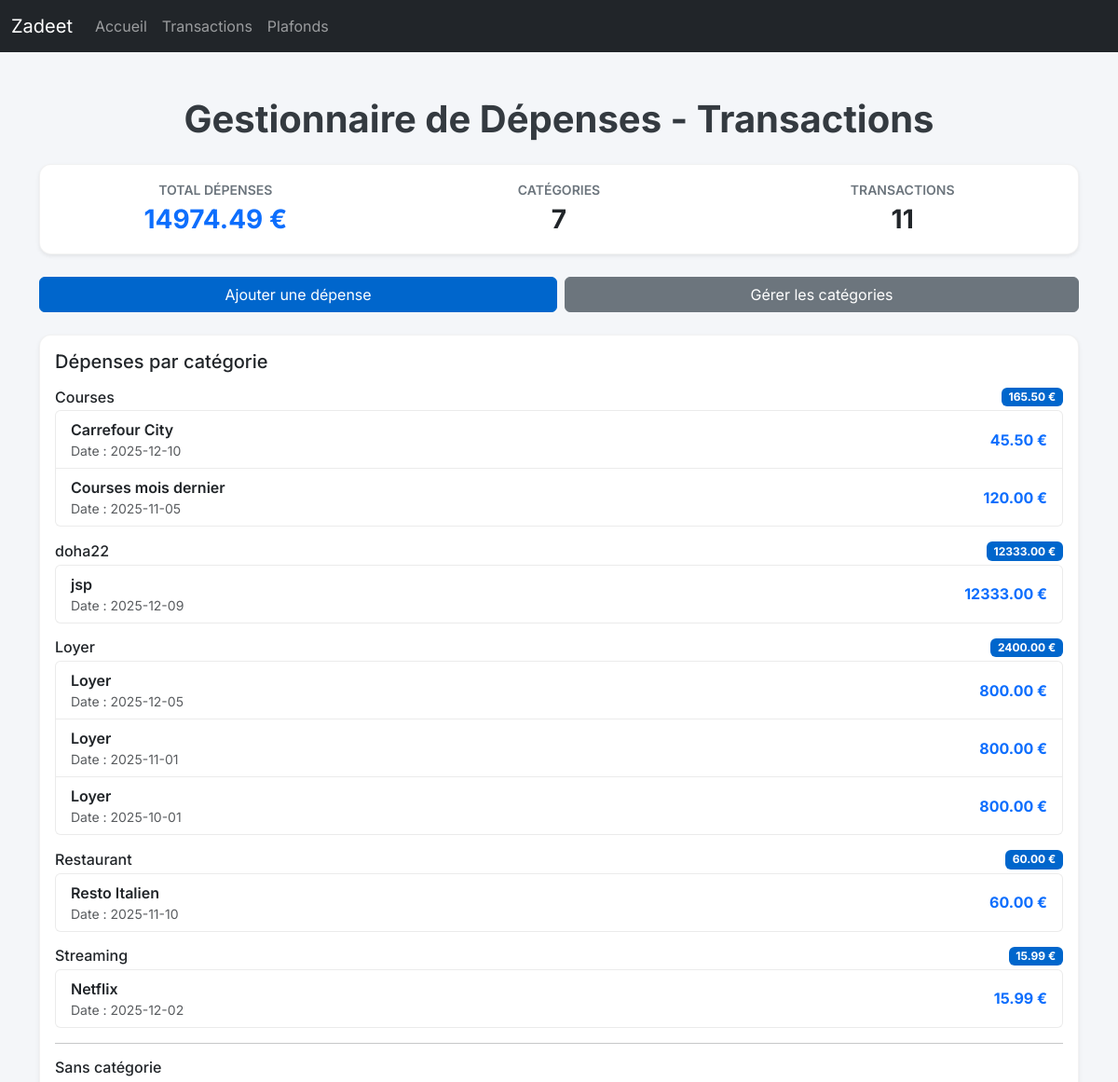
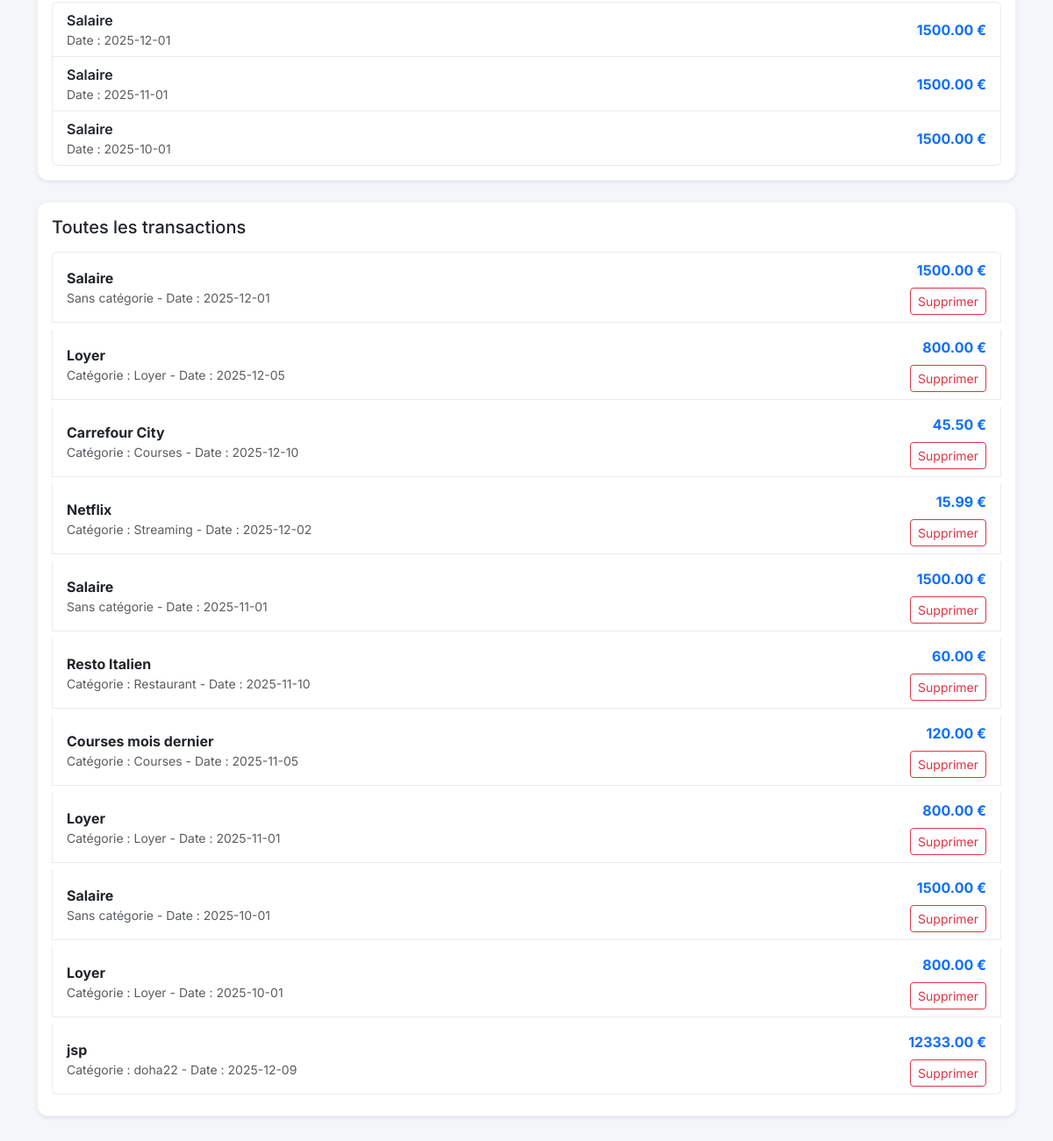
Page /transactions/page on the earlier database version (2 pictures, top to bottom).
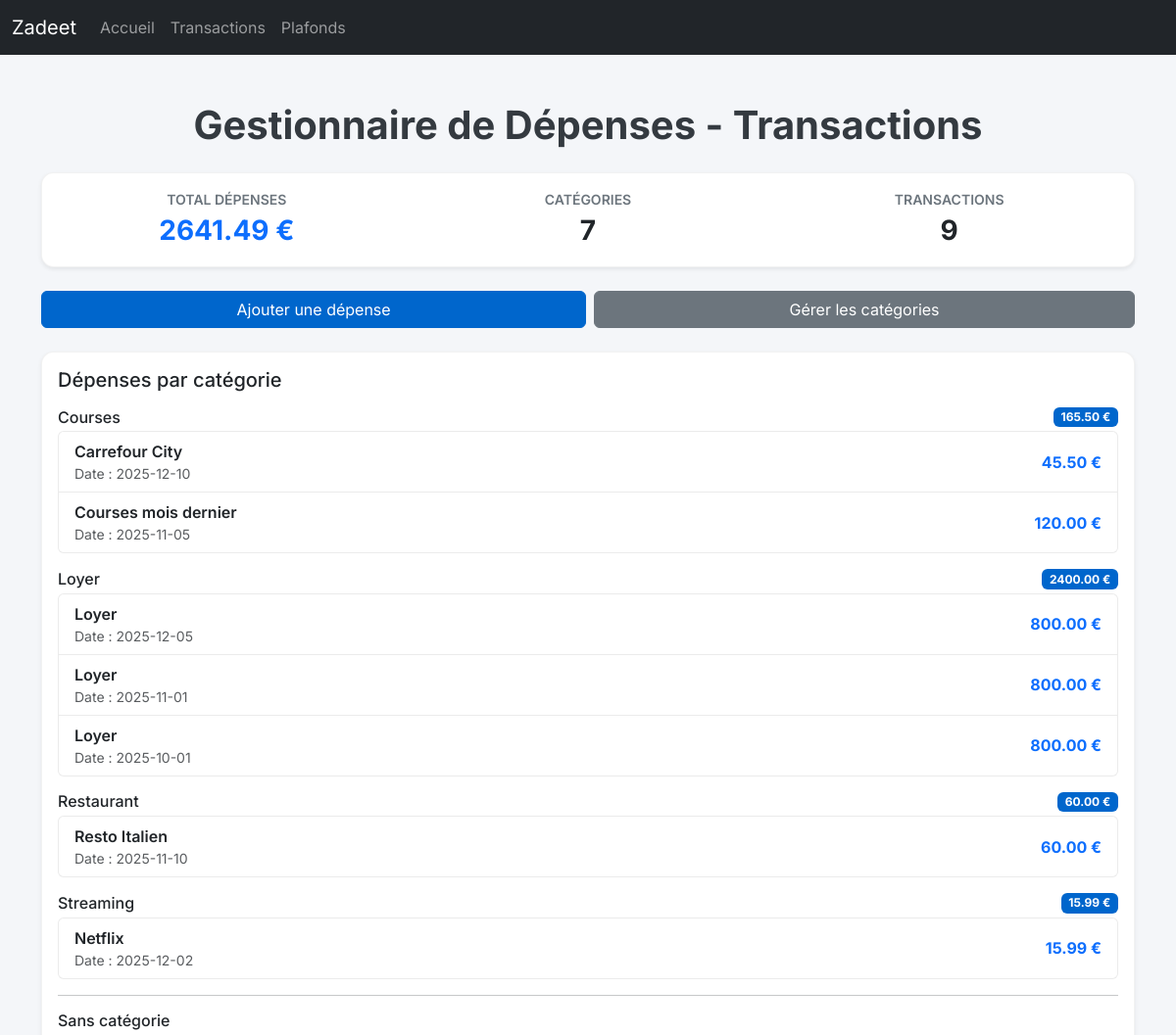
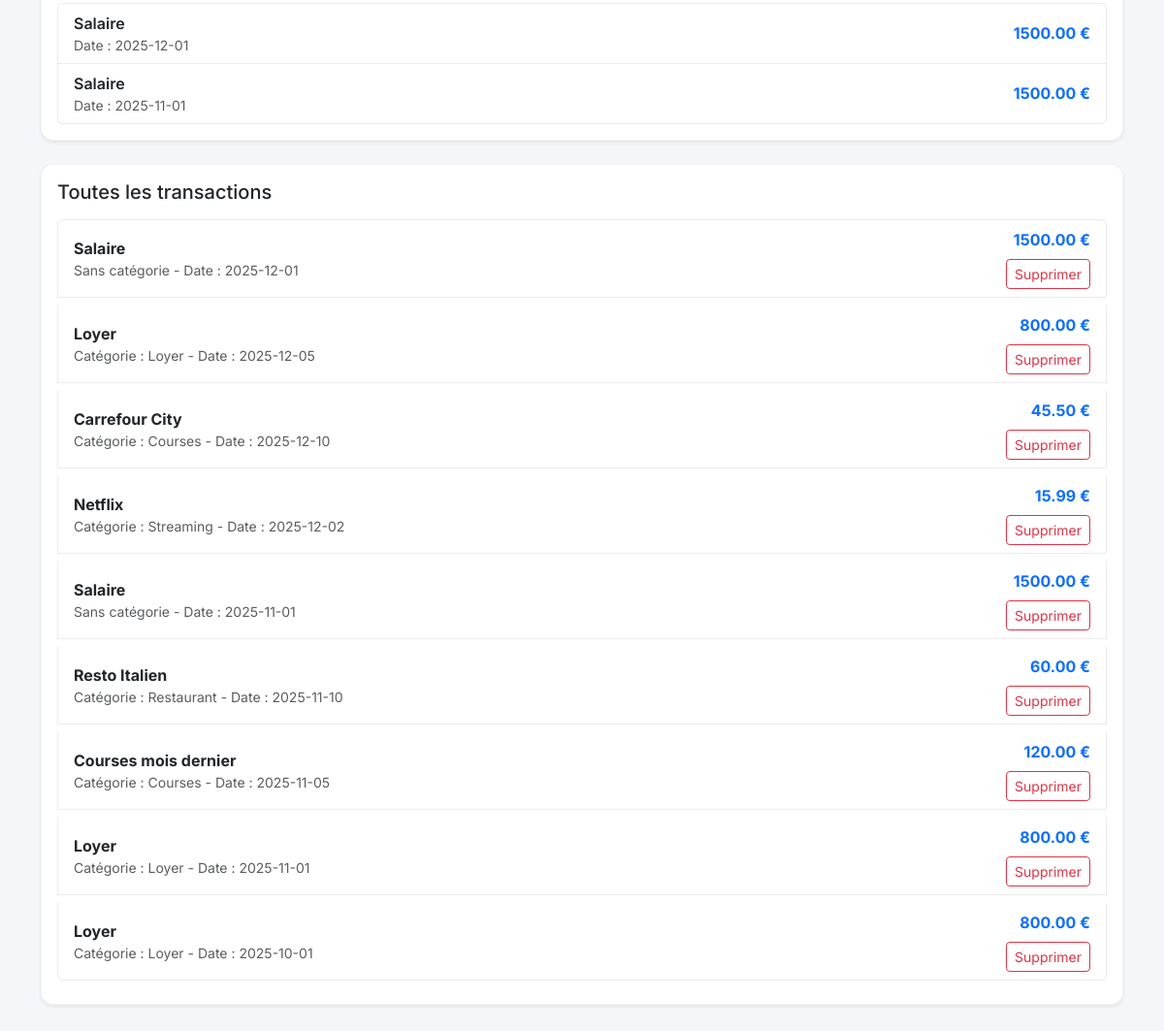
Same page on the later database version (2 pictures, top to bottom).
### app/db/models.py (models this page shows)
class Category(Base):
    __tablename__ = "categories"
    id = Column(Integer, primary_key=True, index=True)
    name = Column(String, unique=True, index=True)
    type = Column(String) # "depense" ou "revenu"
    parent_id = Column(Integer, ForeignKey("categories.id"), nullable=True)
    parent = relationship("Category", remote_side=[id], backref="subcategories")
    transactions = relationship("Transaction", back_populates="category")

class Transaction(Base):
    __tablename__ = "transactions"
    id = Column(Integer, primary_key=True, index=True)
    amount = Column(Float)
    label = Column(String)
    date = Column(DateTime, default=datetime.utcnow)
    category_id = Column(Integer, ForeignKey("categories.id"))
    category = relationship("Category", back_populates="transactions")

### app/api/routes_transactions.py (the view)
@router.get("/page", response_class=HTMLResponse)
def transactions_page(
    request: Request,
    search: Optional[str] = None,
    db: Session = Depends(get_db),
):
    overview = transaction_service.get_transactions_overview(db)
    overview["categories"] = category_service.get_categories(db)
    filtered_txns = transaction_service.get_transactions(
        db=db,
        search=search,
    )
    overview["transactions"] = filtered_txns
    return templates.TemplateResponse(
        "transactions.html",
        {"request": request, **overview, "search": search or ""},
    )

### app/templates/transactions.html (shortened to what this page needs)
{% extends 'base.html' %}
{% block content %}
<header class="text-center mb-4">
  <h1 class="fw-bold">Gestionnaire de Dépenses - Transactions</h1>
</header>
<section class="card shadow-sm mb-4">
  <div class="card-body">
    <div class="row text-center">
      <div class="col-md-4 mb-3 mb-md-0">
        <div class="fw-semibold text-secondary text-uppercase small">Total Dépenses</div>
        <div class="fs-3 fw-bold text-primary">{{ '%.2f' | format(total_expenses or 0) }} €</div>
      </div>
      <div class="col-md-4 mb-3 mb-md-0">
        <div class="fw-semibold text-secondary text-uppercase small">Catégories</div>
        <div class="fs-3 fw-bold">{{ total_categories }}</div>
      </div>
      <div class="col-md-4">
        <div class="fw-semibold text-secondary text-uppercase small">Transactions</div>
        <div class="fs-3 fw-bold">{{ total_transactions }}</div>
      </div>
    </div>
  </div>
</section>
<section class="d-flex flex-column flex-md-row gap-2 mb-4">
  <button class="btn btn-primary flex-fill" data-bs-toggle="modal" data-bs-target="#expenseModal">
    Ajouter une dépense
  </button>
  <a href="/categories/page" class="btn btn-secondary flex-fill text-center">Gérer les catégories</a>
</section>
<section class="card shadow-sm mb-4">
  <div class="card-body">
    <h2 class="h5 mb-3">Dépenses par catégorie</h2>
    {% set txns_with_category = transactions | selectattr('category', 'ne', None) | list %}
    {% if txns_with_category %}
      {% for group in txns_with_category | groupby('category.name') %}
        <div class="mb-3">
          <div class="d-flex justify-content-between align-items-center mb-1">
            <h3 class="h6 mb-0">{{ group.grouper }}</h3>
            <span class="badge bg-primary">
              {{ '%.2f' | format(group.list | map(attribute='amount') | sum) }} €
            </span>
          </div>
          <ul class="list-group">
            {% for t in group.list %}
              <li class="list-group-item d-flex justify-content-between align-items-center">
                <div>
                  <div class="fw-semibold">{{ t.label or 'Dépense' }}</div>
                  <div class="small text-muted">Date : {{ t.date.strftime('%Y-%m-%d') }}</div>
                </div>
                <div class="fw-bold text-primary">{{ '%.2f' | format(t.amount) }} €</div>
              </li>
            {% endfor %}
          </ul>
        </div>
      {% endfor %}
    {% else %}
      <div class="text-muted">Aucune dépense avec catégorie pour le moment.</div>
    {% endif %}
    {% set txns_no_category = transactions | selectattr('category', 'equalto', None) | list %}
    {% if txns_no_category %}
      <hr class="my-3">
      <h3 class="h6">Sans catégorie</h3>
      <ul class="list-group">
        {% for t in txns_no_category %}
          <li class="list-group-item d-flex justify-content-between align-items-center">
            <div>
              <div class="fw-semibold">{{ t.label or 'Dépense' }}</div>
              <div class="small text-muted">Date : {{ t.date.strftime('%Y-%m-%d') }}</div>
            </div>
            <div class="fw-bold text-primary">{{ '%.2f' | format(t.amount) }} €</div>
          </li>
        {% endfor %}
      </ul>
    {% endif %}
  </div>
</section>
<section class="card shadow-sm mb-4">
  <div class="card-body">
    <h2 class="h5 mb-3">Toutes les transactions</h2>
    {% if transactions %}
      <div class="list-group">
        {% for t in transactions %}
          <div class="list-group-item mb-2 d-flex justify-content-between align-items-center">
            <div>
              <div class="fw-bold">{{ t.label or 'Dépense' }}</div>
              <div class="small text-muted">
                {% if t.category %}
                  Catégorie : {{ t.category.name }} -
                {% else %}
                  Sans catégorie -
                {% endif %}
                Date : {{ t.date.strftime('%Y-%m-%d') }}
              </div>
            </div>
            <div class="text-end ms-3">
              <div class="fw-bold text-primary">{{ '%.2f' | format(t.amount) }} €</div>
              <form method="post" action="/transactions/{{ t.id }}" class="mt-2">
                <button type="submit" class="btn btn-sm btn-outline-danger">Supprimer</button>
              </form>
            </div>
          </div>
        {% endfor %}
      </div>
    {% else %}
      <div class="text-center text-muted py-4">
        <div class="fs-1">💰</div>
        <p class="mb-0">Aucune dépense enregistrée. Ajoutez votre première dépense !</p>
      </div>
    {% endif %}
  </div>
</section>
{% endblock %}

### app/templates/base.html (shortened to what this page needs)
<!DOCTYPE html>
<html lang="fr">
<head>
    <link href="https://cdn.jsdelivr.net/npm/bootstrap@5.3.0/dist/css/bootstrap.min.css" rel="stylesheet">
    <link rel="stylesheet" href="{{ url_for('static', path='/style.css') }}">
</head>
<body>
        {% include "navbar.html" %}
    <div class="container py-5">
        {% block content %}{% endblock %}
    </div>
</body>
</html>

### app/templates/navbar.html
<nav class="navbar navbar-expand-lg navbar-dark bg-dark">
  <div class="container-fluid">
    <a class="navbar-brand" href="/">Zadeet</a>
    <div class="collapse navbar-collapse">
      <ul class="navbar-nav me-auto mb-2 mb-lg-0">
        <li class="nav-item">
          <a class="nav-link" href="/">Accueil</a>
        </li>
        <li class="nav-item">
          <a class="nav-link" href="/transactions/page">Transactions</a>
        </li>
        <li class="nav-item">
          <a class="nav-link" href="/plafonds">Plafonds</a>
        </li>
      </ul>
    </div>
  </div>
</nav>

### app/static/style.css (style rules this page uses)
:root { --primary-bank: #004d99; --primary-bank-light: #0066cc; --success-bank: #28a745; --danger-bank: #dc3545; }
body { font-family: 'Inter', sans-serif; background: #f4f6f9; color: #343a40; }
.btn-primary, .badge.bg-primary { background-color: var(--primary-bank-light) !important; border-color: var(--primary-bank-light) !important; }
.card { border-radius: 0.8rem; border: 1px solid rgba(0, 0, 0, 0.05); box-shadow: 0 4px 12px rgba(0, 0, 0, 0.05); transition: all 0.3s ease; }
h1, h2, h3 { font-weight: 700; }
.list-group-item { border-color: rgba(0, 0, 0, 0.08); }

Differences in the rows shown:
no longer on this page (row unchanged): Category: grouper "doha22", list|map "12333.00"
removed Transaction: label "jsp", date "2025-12-09", amount "12333.00", category.name "doha22"
removed Transaction: label "Salaire", date "2025-10-01", amount "1500.00", shows "Sans catégorie -"
Other differences:
{{ '%.2f' | format(total_expenses or 0) }}: "14974.49" → "2641.49"
{{ total_transactions }}: "11" → "9"
